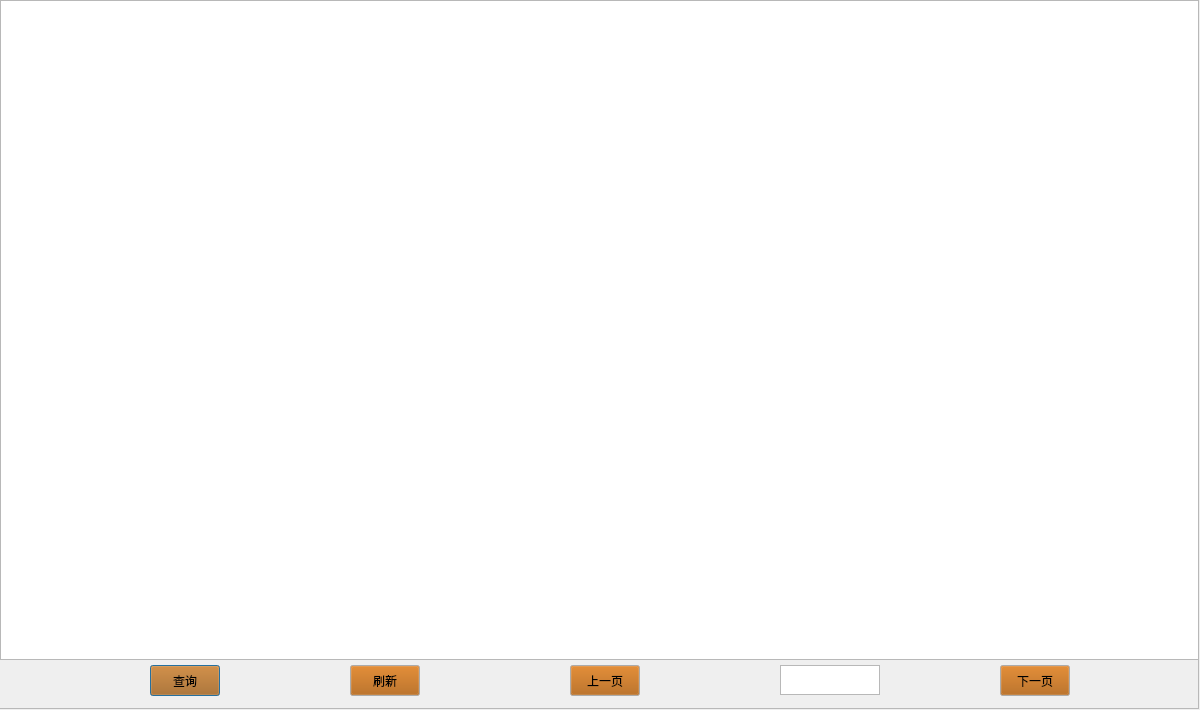
<?xml version="1.0" encoding="UTF-8"?>
<ui version="4.0">
 <class>infdialog</class>
 <widget class="QDialog" name="infdialog">
  <property name="geometry">
   <rect>
    <x>0</x>
    <y>0</y>
    <width>1200</width>
    <height>710</height>
   </rect>
  </property>
  <property name="minimumSize">
   <size>
    <width>1200</width>
    <height>710</height>
   </size>
  </property>
  <property name="maximumSize">
   <size>
    <width>1200</width>
    <height>710</height>
   </size>
  </property>
  <property name="windowTitle">
   <string>Dialog</string>
  </property>
  <property name="styleSheet">
   <string notr="true"/>
  </property>
  <widget class="QScrollArea" name="inf_scrollArea">
   <property name="geometry">
    <rect>
     <x>-1</x>
     <y>-1</y>
     <width>1200</width>
     <height>710</height>
    </rect>
   </property>
   <property name="minimumSize">
    <size>
     <width>1200</width>
     <height>710</height>
    </size>
   </property>
   <property name="maximumSize">
    <size>
     <width>1200</width>
     <height>710</height>
    </size>
   </property>
   <property name="widgetResizable">
    <bool>true</bool>
   </property>
   <widget class="QWidget" name="scrollAreaWidgetContents">
    <property name="geometry">
     <rect>
      <x>0</x>
      <y>0</y>
      <width>1198</width>
      <height>708</height>
     </rect>
    </property>
    <property name="styleSheet">
     <string notr="true">#scrollAreaWidgetContents { 
border-image: url(:/images/e6); 
} </string>
    </property>
    <widget class="QTableView" name="inf_tableView">
     <property name="geometry">
      <rect>
       <x>0</x>
       <y>0</y>
       <width>1200</width>
       <height>660</height>
      </rect>
     </property>
     <property name="styleSheet">
      <string notr="true"/>
     </property>
    </widget>
    <widget class="QWidget" name="widget" native="true">
     <property name="geometry">
      <rect>
       <x>0</x>
       <y>655</y>
       <width>1201</width>
       <height>51</height>
      </rect>
     </property>
     <property name="styleSheet">
      <string notr="true"/>
     </property>
     <widget class="QPushButton" name="Inf_seek">
      <property name="geometry">
       <rect>
        <x>150</x>
        <y>10</y>
        <width>70</width>
        <height>31</height>
       </rect>
      </property>
      <property name="palette">
       <palette>
        <active>
         <colorrole role="Button">
          <brush brushstyle="SolidPattern">
           <color alpha="255">
            <red>170</red>
            <green>85</green>
            <blue>0</blue>
           </color>
          </brush>
         </colorrole>
        </active>
        <inactive>
         <colorrole role="Button">
          <brush brushstyle="SolidPattern">
           <color alpha="255">
            <red>170</red>
            <green>85</green>
            <blue>0</blue>
           </color>
          </brush>
         </colorrole>
        </inactive>
        <disabled>
         <colorrole role="Button">
          <brush brushstyle="SolidPattern">
           <color alpha="255">
            <red>170</red>
            <green>85</green>
            <blue>0</blue>
           </color>
          </brush>
         </colorrole>
        </disabled>
       </palette>
      </property>
      <property name="styleSheet">
       <string notr="true"/>
      </property>
      <property name="text">
       <string>查询</string>
      </property>
     </widget>
     <widget class="QPushButton" name="Inf_flash">
      <property name="geometry">
       <rect>
        <x>350</x>
        <y>10</y>
        <width>70</width>
        <height>31</height>
       </rect>
      </property>
      <property name="palette">
       <palette>
        <active>
         <colorrole role="Button">
          <brush brushstyle="SolidPattern">
           <color alpha="255">
            <red>170</red>
            <green>85</green>
            <blue>0</blue>
           </color>
          </brush>
         </colorrole>
        </active>
        <inactive>
         <colorrole role="Button">
          <brush brushstyle="SolidPattern">
           <color alpha="255">
            <red>170</red>
            <green>85</green>
            <blue>0</blue>
           </color>
          </brush>
         </colorrole>
        </inactive>
        <disabled>
         <colorrole role="Button">
          <brush brushstyle="SolidPattern">
           <color alpha="255">
            <red>170</red>
            <green>85</green>
            <blue>0</blue>
           </color>
          </brush>
         </colorrole>
        </disabled>
       </palette>
      </property>
      <property name="styleSheet">
       <string notr="true"/>
      </property>
      <property name="text">
       <string>刷新</string>
      </property>
     </widget>
     <widget class="QPushButton" name="Inf_previous">
      <property name="geometry">
       <rect>
        <x>570</x>
        <y>10</y>
        <width>70</width>
        <height>31</height>
       </rect>
      </property>
      <property name="palette">
       <palette>
        <active>
         <colorrole role="Button">
          <brush brushstyle="SolidPattern">
           <color alpha="255">
            <red>170</red>
            <green>85</green>
            <blue>0</blue>
           </color>
          </brush>
         </colorrole>
        </active>
        <inactive>
         <colorrole role="Button">
          <brush brushstyle="SolidPattern">
           <color alpha="255">
            <red>170</red>
            <green>85</green>
            <blue>0</blue>
           </color>
          </brush>
         </colorrole>
        </inactive>
        <disabled>
         <colorrole role="Button">
          <brush brushstyle="SolidPattern">
           <color alpha="255">
            <red>170</red>
            <green>85</green>
            <blue>0</blue>
           </color>
          </brush>
         </colorrole>
        </disabled>
       </palette>
      </property>
      <property name="styleSheet">
       <string notr="true"/>
      </property>
      <property name="text">
       <string>上一页</string>
      </property>
     </widget>
     <widget class="QPushButton" name="Inf_next">
      <property name="geometry">
       <rect>
        <x>1000</x>
        <y>10</y>
        <width>70</width>
        <height>31</height>
       </rect>
      </property>
      <property name="palette">
       <palette>
        <active>
         <colorrole role="Button">
          <brush brushstyle="SolidPattern">
           <color alpha="255">
            <red>170</red>
            <green>85</green>
            <blue>0</blue>
           </color>
          </brush>
         </colorrole>
        </active>
        <inactive>
         <colorrole role="Button">
          <brush brushstyle="SolidPattern">
           <color alpha="255">
            <red>170</red>
            <green>85</green>
            <blue>0</blue>
           </color>
          </brush>
         </colorrole>
        </inactive>
        <disabled>
         <colorrole role="Button">
          <brush brushstyle="SolidPattern">
           <color alpha="255">
            <red>170</red>
            <green>85</green>
            <blue>0</blue>
           </color>
          </brush>
         </colorrole>
        </disabled>
       </palette>
      </property>
      <property name="styleSheet">
       <string notr="true"/>
      </property>
      <property name="text">
       <string>下一页</string>
      </property>
     </widget>
     <widget class="QTextEdit" name="Inf_page">
      <property name="geometry">
       <rect>
        <x>780</x>
        <y>10</y>
        <width>100</width>
        <height>30</height>
       </rect>
      </property>
      <property name="readOnly">
       <bool>true</bool>
      </property>
     </widget>
    </widget>
    <zorder>widget</zorder>
    <zorder>inf_tableView</zorder>
   </widget>
  </widget>
 </widget>
 <resources/>
 <connections/>
</ui>
